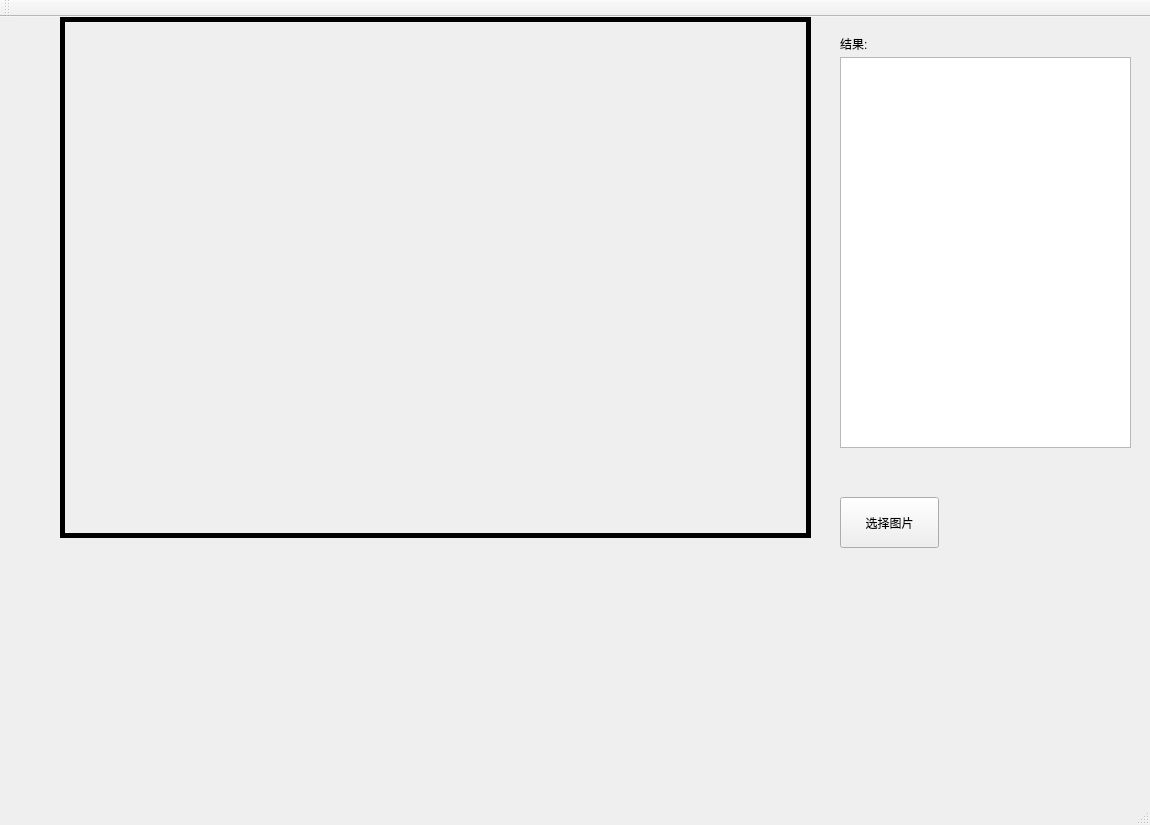
<?xml version="1.0" encoding="UTF-8"?>
<ui version="4.0">
 <class>MainWindow</class>
 <widget class="QMainWindow" name="MainWindow">
  <property name="geometry">
   <rect>
    <x>0</x>
    <y>0</y>
    <width>1150</width>
    <height>825</height>
   </rect>
  </property>
  <property name="windowTitle">
   <string>MainWindow</string>
  </property>
  <widget class="QWidget" name="centralWidget">
   <widget class="QLabel" name="srcImage">
    <property name="geometry">
     <rect>
      <x>60</x>
      <y>0</y>
      <width>751</width>
      <height>521</height>
     </rect>
    </property>
    <property name="font">
     <font>
      <stylestrategy>PreferAntialias</stylestrategy>
     </font>
    </property>
    <property name="cursor">
     <cursorShape>CrossCursor</cursorShape>
    </property>
    <property name="frameShape">
     <enum>QFrame::Box</enum>
    </property>
    <property name="lineWidth">
     <number>5</number>
    </property>
    <property name="text">
     <string/>
    </property>
    <property name="textFormat">
     <enum>Qt::RichText</enum>
    </property>
    <property name="scaledContents">
     <bool>false</bool>
    </property>
    <property name="openExternalLinks">
     <bool>true</bool>
    </property>
   </widget>
   <widget class="QTextEdit" name="reseult">
    <property name="geometry">
     <rect>
      <x>840</x>
      <y>40</y>
      <width>291</width>
      <height>391</height>
     </rect>
    </property>
   </widget>
   <widget class="QLabel" name="label">
    <property name="geometry">
     <rect>
      <x>840</x>
      <y>16</y>
      <width>67</width>
      <height>21</height>
     </rect>
    </property>
    <property name="text">
     <string>结果:</string>
    </property>
   </widget>
   <widget class="QPushButton" name="selectImage">
    <property name="geometry">
     <rect>
      <x>840</x>
      <y>480</y>
      <width>99</width>
      <height>51</height>
     </rect>
    </property>
    <property name="text">
     <string>选择图片</string>
    </property>
   </widget>
  </widget>
  <widget class="QMenuBar" name="menuBar">
   <property name="geometry">
    <rect>
     <x>0</x>
     <y>0</y>
     <width>1150</width>
     <height>31</height>
    </rect>
   </property>
  </widget>
  <widget class="QToolBar" name="mainToolBar">
   <attribute name="toolBarArea">
    <enum>TopToolBarArea</enum>
   </attribute>
   <attribute name="toolBarBreak">
    <bool>false</bool>
   </attribute>
  </widget>
  <widget class="QStatusBar" name="statusBar"/>
 </widget>
 <layoutdefault spacing="6" margin="11"/>
 <resources/>
 <connections/>
</ui>
